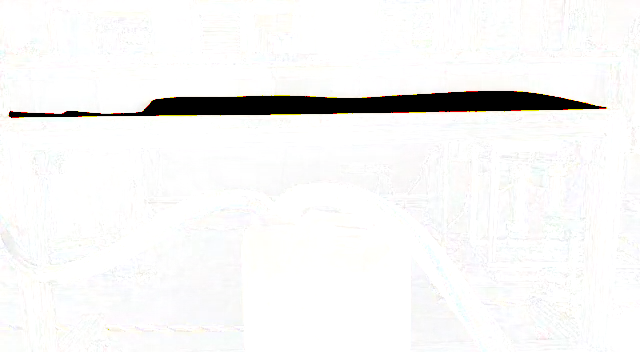
#> input picture app/utils/chun.png, 640 x 352 px
$ python areaS.py
#> lines starting #> are read from the running program, lines starting #| are printed output that depends on the picture; after the words box and inside, x2 and y2 are one past the last pixel; in counts of white or black regions, pixels touching at a corner belong together
#> further down, src is the input picture: shape (352, 640, 3); mean B, G, R 243.5, 244.1, 244.4
#! /usr/bin/env python
# -*- coding: utf-8 -*-
import cv2


# from PIL import Image


############################################二值化沙子像素统计
def ostu(img):
    area = 0
    image = cv2.cvtColor(img, cv2.COLOR_BGR2GRAY)  # 转灰度
    blur = cv2.GaussianBlur(image, (5, 5), 0)  # 阈值一定要设为 0 ！高斯模糊
    ret3, th3 = cv2.threshold(blur, 0, 255, cv2.THRESH_BINARY + cv2.THRESH_OTSU)  # 二值化 0 = black ; 1 = white
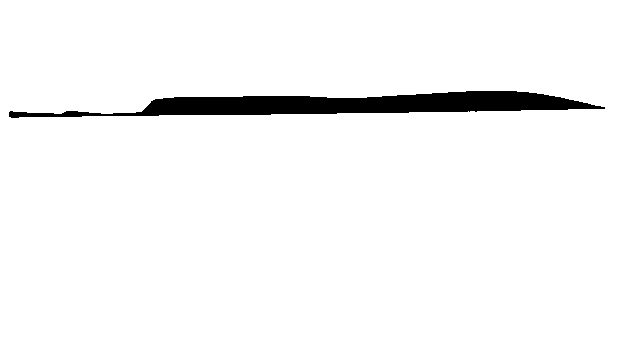
#> th3: shape (352, 640); 96.4% white; 1 black region, box (x1, y1, x2, y2) and area: (9, 91, 605, 118) 8164
#> ret3 = 133
    # cv2.namedWindow("image", cv2.WINDOW_FREERATIO)
    # cv2.imshow('image', th3)
    a = cv2.waitKey(0)
#> (key Esc is pressed here)
    cv2.destroyAllWindows()
    # print a
    height, width = th3.shape
#> height = 352; width = 640
    for i in range(height):
        for j in range(width):
            if th3[i, j] == 0:
                area += 1
#> after the loop, area = 8164
    print("done")
    return area


if __name__ == '__main__':
    src = cv2.imread("chun.png")
    area = ostu(src)
#> area = 8164
    print(area)
#| 8164

$ run again, with app/utils/#曲线各部分面积对比.png copied over app/utils/chun.png
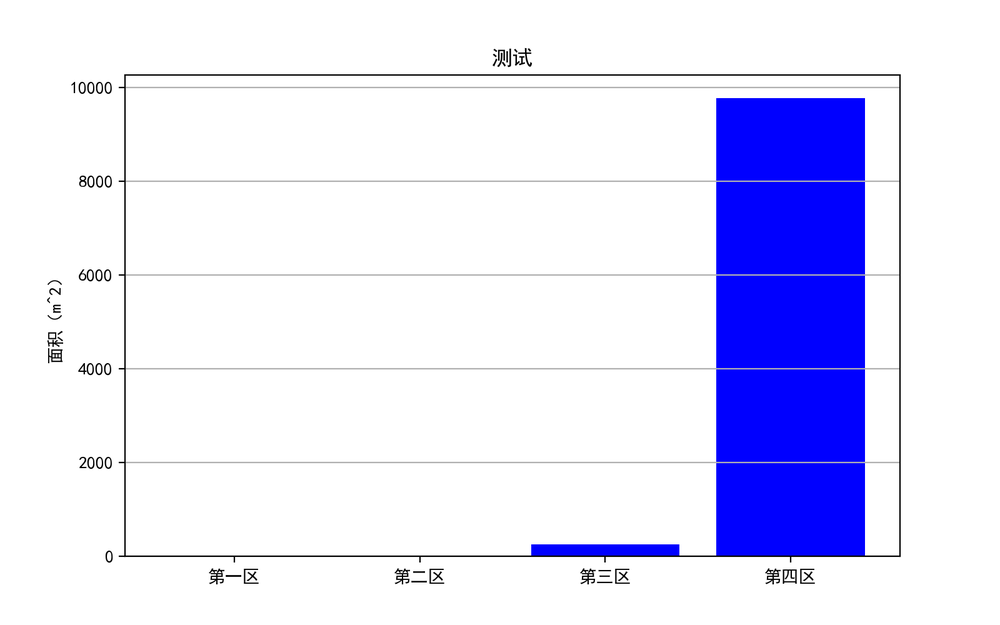
#> input picture app/utils/#曲线各部分面积对比.png, 1000 x 625 px, shrunk from 1600 x 1000 before the run
#> src is the input picture: shape (625, 1000, 3); mean B, G, R 251.7, 223.7, 223.7
#> in ostu, `image = cv2.cvtColor(img, cv2.COLOR_BGR2GRAY)`:
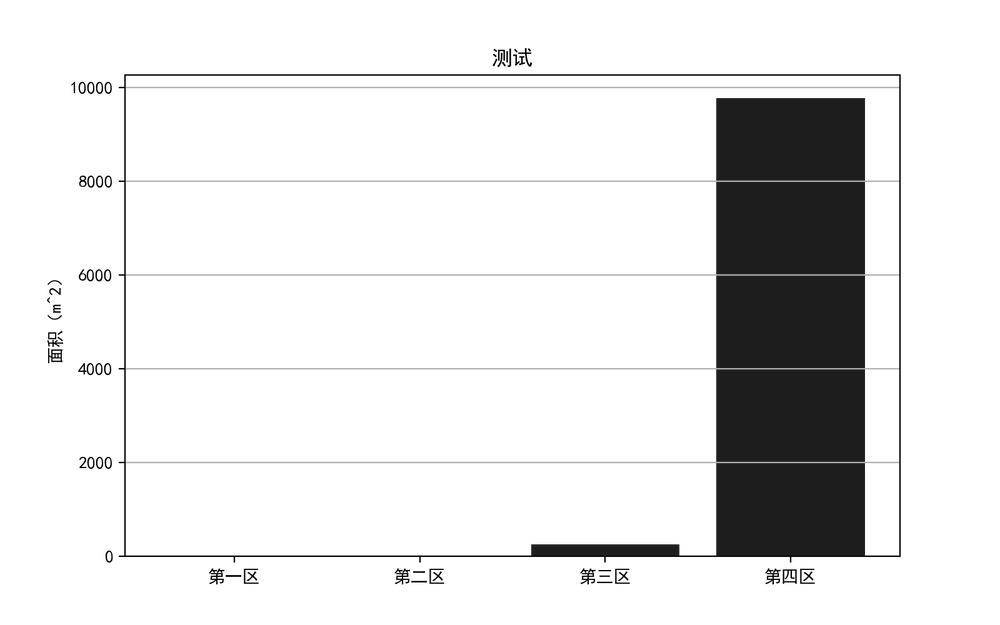
#> image: shape (625, 1000); min 0, max 255, mean 226.9
#> in ostu, `ret3, th3 = cv2.threshold(blur, 0, 255, cv2.THRESH_BINARY + cv2.THRESH..`:
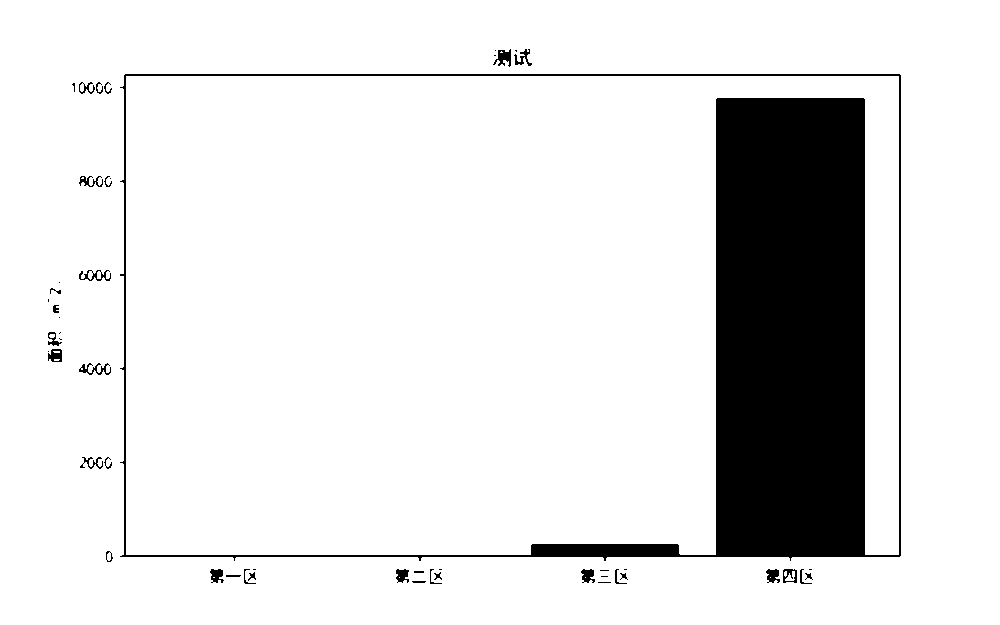
#> th3: shape (625, 1000); 87.6% white; 51 black regions (18 under 20 px), largest, box (x1, y1, x2, y2) and area: (120, 74, 901, 561) 74811, (493, 49, 511, 67) 173, (79, 363, 111, 375) 155
#> ret3 = 147
#> `area = ostu(src)`: area = 77206
#| 77206
